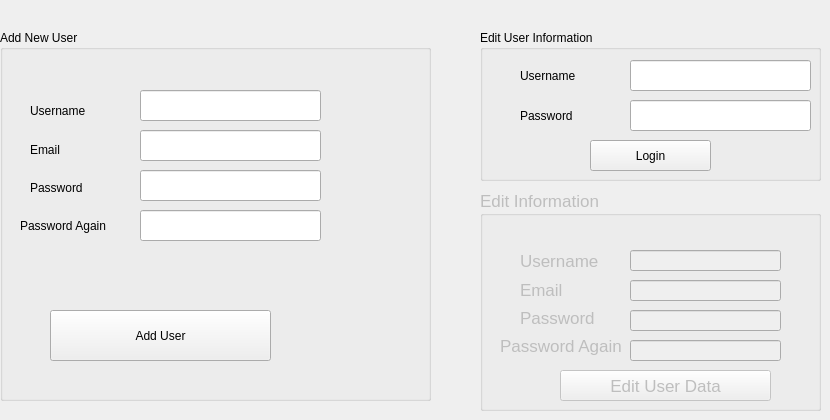
    <widget class="QWidget" name="tab_3">
     <attribute name="title">
      <string>Page</string>
     </attribute>
     <widget class="QGroupBox" name="groupBox">
      <property name="geometry">
       <rect>
        <x>0</x>
        <y>30</y>
        <width>431</width>
        <height>371</height>
       </rect>
      </property>
      <property name="title">
       <string>Add New User</string>
      </property>
      <widget class="QLabel" name="label_16">
       <property name="geometry">
        <rect>
         <x>30</x>
         <y>70</y>
         <width>101</width>
         <height>21</height>
        </rect>
       </property>
       <property name="text">
        <string>Username</string>
       </property>
      </widget>
      <widget class="QLabel" name="label_17">
       <property name="geometry">
        <rect>
         <x>20</x>
         <y>180</y>
         <width>121</width>
         <height>31</height>
        </rect>
       </property>
       <property name="text">
        <string>Password Again</string>
       </property>
      </widget>
      <widget class="QLabel" name="label_18">
       <property name="geometry">
        <rect>
         <x>30</x>
         <y>150</y>
         <width>91</width>
         <height>16</height>
        </rect>
       </property>
       <property name="text">
        <string>Password</string>
       </property>
      </widget>
      <widget class="QLabel" name="label_19">
       <property name="geometry">
        <rect>
         <x>30</x>
         <y>110</y>
         <width>101</width>
         <height>20</height>
        </rect>
       </property>
       <property name="text">
        <string>Email</string>
       </property>
      </widget>
      <widget class="QLineEdit" name="lineEdit_9">
       <property name="geometry">
        <rect>
         <x>140</x>
         <y>60</y>
         <width>181</width>
         <height>31</height>
        </rect>
       </property>
      </widget>
      <widget class="QLineEdit" name="lineEdit_10">
       <property name="geometry">
        <rect>
         <x>140</x>
         <y>100</y>
         <width>181</width>
         <height>31</height>
        </rect>
       </property>
      </widget>
      <widget class="QLineEdit" name="lineEdit_11">
       <property name="geometry">
        <rect>
         <x>140</x>
         <y>140</y>
         <width>181</width>
         <height>31</height>
        </rect>
       </property>
       <property name="echoMode">
        <enum>QLineEdit::Password</enum>
       </property>
      </widget>
      <widget class="QLineEdit" name="lineEdit_12">
       <property name="geometry">
        <rect>
         <x>140</x>
         <y>180</y>
         <width>181</width>
         <height>31</height>
        </rect>
       </property>
       <property name="echoMode">
        <enum>QLineEdit::Password</enum>
       </property>
      </widget>
      <widget class="QPushButton" name="pushButton_11">
       <property name="geometry">
        <rect>
         <x>50</x>
         <y>280</y>
         <width>221</width>
         <height>51</height>
        </rect>
       </property>
       <property name="text">
        <string>Add User</string>
       </property>
      </widget>
      <widget class="QLabel" name="label_30">
       <property name="geometry">
        <rect>
         <x>50</x>
         <y>230</y>
         <width>271</width>
         <height>31</height>
        </rect>
       </property>
       <property name="font">
        <font>
         <pointsize>17</pointsize>
        </font>
       </property>
       <property name="text">
        <string/>
       </property>
      </widget>
     </widget>
     <widget class="QGroupBox" name="groupBox_2">
      <property name="geometry">
       <rect>
        <x>480</x>
        <y>30</y>
        <width>341</width>
        <height>151</height>
       </rect>
      </property>
      <property name="title">
       <string>Edit User Information</string>
      </property>
      <widget class="QLabel" name="label_24">
       <property name="geometry">
        <rect>
         <x>40</x>
         <y>70</y>
         <width>91</width>
         <height>31</height>
        </rect>
       </property>
       <property name="text">
        <string>Password</string>
       </property>
      </widget>
      <widget class="QLabel" name="label_25">
       <property name="geometry">
        <rect>
         <x>40</x>
         <y>30</y>
         <width>91</width>
         <height>31</height>
        </rect>
       </property>
       <property name="text">
        <string>Username</string>
       </property>
      </widget>
      <widget class="QLineEdit" name="lineEdit_17">
       <property name="geometry">
        <rect>
         <x>150</x>
         <y>30</y>
         <width>181</width>
         <height>31</height>
        </rect>
       </property>
      </widget>
      <widget class="QLineEdit" name="lineEdit_18">
       <property name="geometry">
        <rect>
         <x>150</x>
         <y>70</y>
         <width>181</width>
         <height>31</height>
        </rect>
       </property>
       <property name="echoMode">
        <enum>QLineEdit::Password</enum>
       </property>
      </widget>
      <widget class="QPushButton" name="pushButton_13">
       <property name="geometry">
        <rect>
         <x>110</x>
         <y>110</y>
         <width>121</width>
         <height>31</height>
        </rect>
       </property>
       <property name="text">
        <string>Login</string>
       </property>
      </widget>
     </widget>
     <widget class="QGroupBox" name="groupBox_4">
      <property name="enabled">
       <bool>false</bool>
      </property>
      <property name="geometry">
       <rect>
        <x>480</x>
        <y>190</y>
        <width>341</width>
        <height>221</height>
       </rect>
      </property>
      <property name="font">
       <font>
        <pointsize>13</pointsize>
       </font>
      </property>
      <property name="title">
       <string>Edit Information</string>
      </property>
      <widget class="QLabel" name="label_23">
       <property name="geometry">
        <rect>
         <x>40</x>
         <y>60</y>
         <width>101</width>
         <height>21</height>
        </rect>
       </property>
       <property name="text">
        <string>Username</string>
       </property>
      </widget>
      <widget class="QLineEdit" name="lineEdit_15">
       <property name="geometry">
        <rect>
         <x>150</x>
         <y>90</y>
         <width>151</width>
         <height>21</height>
        </rect>
       </property>
      </widget>
      <widget class="QLabel" name="label_22">
       <property name="geometry">
        <rect>
         <x>40</x>
         <y>90</y>
         <width>101</width>
         <height>20</height>
        </rect>
       </property>
       <property name="text">
        <string>Email</string>
       </property>
      </widget>
      <widget class="QLineEdit" name="lineEdit_16">
       <property name="geometry">
        <rect>
         <x>150</x>
         <y>120</y>
         <width>151</width>
         <height>21</height>
        </rect>
       </property>
       <property name="echoMode">
        <enum>QLineEdit::Password</enum>
       </property>
      </widget>
      <widget class="QPushButton" name="pushButton_12">
       <property name="geometry">
        <rect>
         <x>80</x>
         <y>180</y>
         <width>211</width>
         <height>31</height>
        </rect>
       </property>
       <property name="text">
        <string>Edit User Data</string>
       </property>
      </widget>
      <widget class="QLabel" name="label_20">
       <property name="geometry">
        <rect>
         <x>40</x>
         <y>120</y>
         <width>91</width>
         <height>16</height>
        </rect>
       </property>
       <property name="text">
        <string>Password</string>
       </property>
      </widget>
      <widget class="QLineEdit" name="lineEdit_13">
       <property name="geometry">
        <rect>
         <x>150</x>
         <y>150</y>
         <width>151</width>
         <height>21</height>
        </rect>
       </property>
       <property name="echoMode">
        <enum>QLineEdit::Password</enum>
       </property>
      </widget>
      <widget class="QLabel" name="label_21">
       <property name="geometry">
        <rect>
         <x>20</x>
         <y>140</y>
         <width>121</width>
         <height>31</height>
        </rect>
       </property>
       <property name="text">
        <string>Password Again</string>
       </property>
      </widget>
      <widget class="QLineEdit" name="lineEdit_14">
       <property name="geometry">
        <rect>
         <x>150</x>
         <y>60</y>
         <width>151</width>
         <height>21</height>
        </rect>
       </property>
      </widget>
     </widget>
    </widget>
